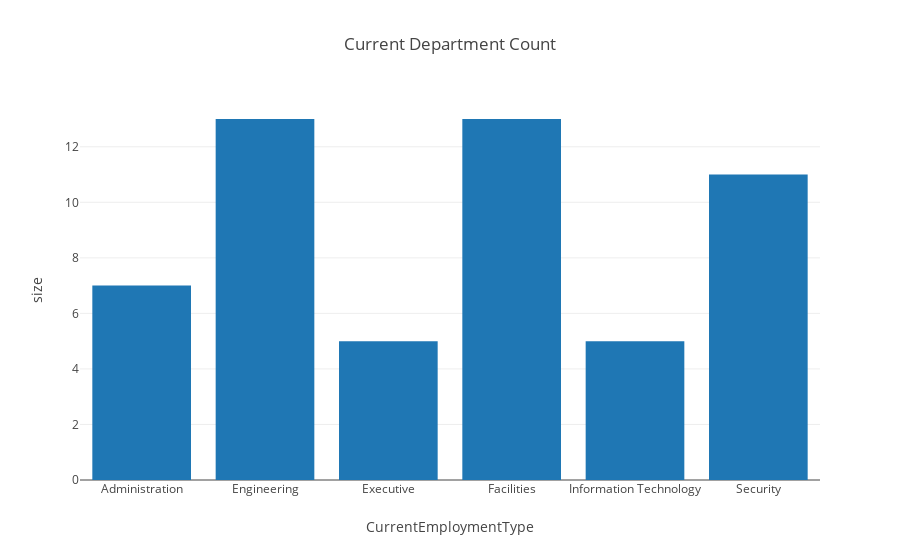

This figure's notebook cell:
### Markdown cell above
Asteria isn't mentioned anywhere in any documents.

### Code cell
grouped_employment = employee_records_df.groupby(by=['CurrentEmploymentType'], as_index=False).size()
px.bar(grouped_employment, x='CurrentEmploymentType', y='size', title='Current Department Count')

### Figure 1 — Plotly figure (JSON) as saved in the notebook; plotly's stock layout.template omitted (floating-point values rounded to 4 significant figures)
{"data": [{"alignmentgroup": "True", "hovertemplate": "CurrentEmploymentType=%{x}<br>size=%{y}<extra></extra>", "legendgroup": "", "marker": {"color": "#1F77B4", "pattern": {"shape": ""}}, "name": "", "offsetgroup": "", "orientation": "v", "showlegend": false, "textposition": "auto", "type": "bar", "x": ["Administration", "Engineering", "Executive", "Facilities", "Information Technology", "Security"], "xaxis": "x", "y": [7, 13, 5, 13, 5, 11], "yaxis": "y"}], "layout": {"barmode": "relative", "legend": {"tracegroupgap": 0}, "title": {"text": "Current Department Count"}, "xaxis": {"anchor": "y", "domain": [0, 1], "title": {"text": "CurrentEmploymentType"}}, "yaxis": {"anchor": "x", "domain": [0, 1], "title": {"text": "size"}}}}
